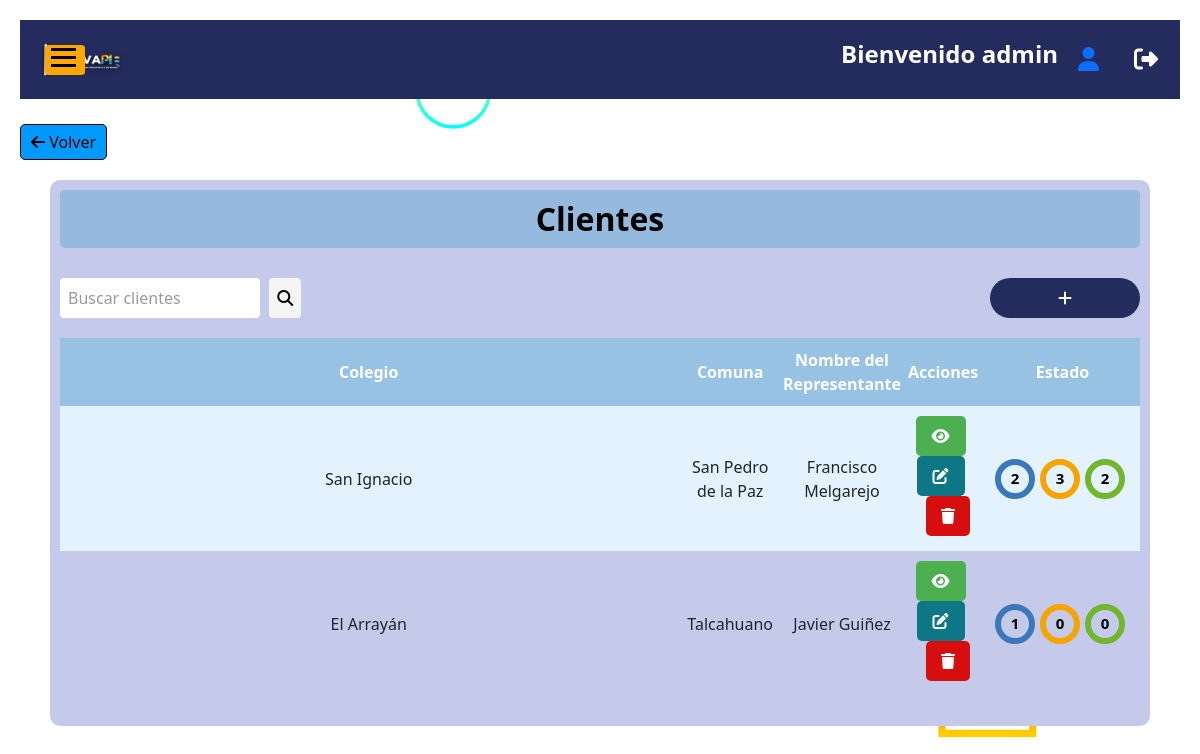
The app's page /cliente/ (signed in) with its own data.
### index/models.py (models this page shows, shortened)
class Cliente(models.Model):
    nombre = models.CharField(max_length=100)
    correo = models.EmailField()
    telefono = models.IntegerField()
    colegio = models.CharField(max_length=200)
    direccion = models.CharField(max_length=200)
    ciudad = models.CharField(max_length=200)
    comuna = models.CharField(max_length=200)
    tipo_colegio = models.CharField(max_length=200, null=True)
    cont_cotizacion = models.IntegerField(default=0)
    cont_ventaA = models.IntegerField(default=0)
    cont_ventaC = models.IntegerField(default=0)

### cliente/views.py (the view)
# urls.py: path('', views.listacliente, name="Lista Cliente"),
@login_required
@user_passes_test(lambda u: u.groups.filter(name='Administrador').exists())
def listacliente(request):
    clientes = Cliente.objects.all()
    data = {
        'cliente': clientes
    }
    return render(request, "cliente/listacliente.html", data)

### cliente/templates/cliente/listacliente.html (shortened to what this page needs)
{% extends "index/base.html" %}
{% load static %}
{% block content %}
<head>
    <link href="{% static 'index/css/styleslistacliente.css' %}" rel="stylesheet">
    <link href="{% static 'index/css/stylesbuscarcliente.css' %}" rel="stylesheet">
</head>
<body>
    <a class="back-button" href="{% url 'home'%}"><i class="fas fa-arrow-left"></i> Volver</a>
    <div class="contenidoreg">
        <h2 class="form-register">Clientes</h2>
        <div class="search-container">
            <div>
                <input id="search-bar" class="search-bar" type="text" placeholder="Buscar clientes" oninput="searchClients()">
                <button id="search-button" class="search-button"><i class="fas fa-search"></i></button>
            </div>
            <div class="center-button">
                <a class="botonagregar boton-agregar" href="{% url 'Registro Cliente' %}"><i class="fas fa-plus"></i></a>
            </div>
        </div>
        <table class="cliente-table">
            <tr class="cliente-header">
                <th class="cliente-column">Colegio</th>
                <th class="cliente-column">Comuna</th>
                <th class="cliente-column">Nombre del Representante</th>
                <th class="cliente-column">Acciones</th>
                <th class="cliente-column">Estado</th>
            </tr>
            {% for c in cliente %}
            <tr class="cliente-row">
                <td class="cliente-column">{{ c.colegio }}</td>
                <td class="cliente-column">{{ c.comuna }}</td>
                <td class="cliente-column">{{ c.nombre }}</td>
                <td class="cliente-column">
                    <a href="{% url 'seleccionar_cliente' cliente_id=c.id %}" class="accion-button seleccionar-button"><i class="fas fa-eye"></i></a>
                    <a href="{% url 'editar_cliente' c.id %}" class="accion-button editar-button"><i class="fas fa-edit"></i></a>
                    <a style="color: white; background-color: #d60e0e;" href="{% url 'eliminar_cliente' c.id %}" data-id="{{ c.id }}" id="eliminar-btn-{{ c.id }}" class="eliminar-button"><i class="fas fa-trash"></i></a>
                </td>
                <td class="cliente-column">
                    <div class="circulos">
                        <div class="circulo azul">{{c.cont_cotizacion}}</div>
                        <div class="circulo naranjo">{{c.cont_ventaA}}</div>
                        <div class="circulo verde">{{c.cont_ventaC}}</div>
                    </div>
            </tr>
            {% endfor %}
        </table>
</body>
{% endblock %}

### index/templates/index/base.html (shortened to what this page needs)
<!DOCTYPE html>
<html>
<head>
    {% load static %}
    <link rel="stylesheet" href="{% static 'index/css/bootstrap.min.css' %}">
    <link href="{% static 'index/css/styles.css' %}" rel="stylesheet">
</head>
<body>
    <div id="content" class="content">
        <header class="header">
            <div class="container">
                <div class="row align-items-center">
                    <div class="col-md-6">
                        <div class="logo">
                            <a title="InnovaPIE" href="{% url 'home' %}">
                                <img src="{% static 'index/img/main_logo.png' %}" alt="InnovaPIE" />
                            </a>
                        </div>
                    </div>
                    <div class="col-md-6">
                        <div class="header-info">
                            <h1 class="title">Bienvenido {{ user.username }}</h1>
                            <div class="user-icon">
                                <a href="{% url 'perfilusuario' %}" title="Perfil del usuario">
                                    <i class="fas fa-user"></i>
                                </a>
                            </div>
                            <div class="logout-icon">
                                <a href="{% url 'logout' %}" title="Cerrar sesión">
                                    <i class="fas fa-sign-out-alt"></i>
                                </a>
                            </div>
                        </div>
                    </div>
                </div>
            </div>
        </header>
        {% block content %}
        {% endblock %}
    </div>
    <button id="toggle-button" class="toggle-button" onclick="toggleNavbar()">
        <span></span>
        <span></span>
        <span></span>
    </button>
</body>
</html>

### index/static/index/css/styles.css (style rules this page uses)
.header { background-color: #242c5e; padding: 20px 0; }
.logo img { width: 100px; height: auto; }
.title { color: #fff; font-size: 24px; font-weight: bold; margin-bottom: 10px; }
body { overflow-x: hidden; }
.content { padding: 20px; transition: margin-left 0.3s ease; }
.toggle-button { position: fixed; top: 45px; left: 45px; z-index: 200; width: 40px; height: 30px; background-color: rgb(255, 166, 0);; border: none; border-radius: 10%; cursor: pointer; }
.toggle-button span { display: block; width: 25px; height: 3px; background-color: #000000; margin-bottom: 5px; transition: background-color 0.3s ease; }
.logout-icon { margin-left: 15px; font-size: 24px; }
.logout-icon a { color: #fff; }

### index/static/index/css/styleslistacliente.css (style rules this page uses)
body { background-color: linear-gradient(to right, #ffffff, #aaabb1 ,#b6b7c4); background-attachment: fixed; background-size: cover; padding-bottom: 50px; }
.contenidoreg { max-width: 2000px; width: 1600px; margin: 20px auto; background-color: #c5caeb; border-radius: 10px; padding: 20px; }
.form-register { text-align: center; color: #020101; background-color: #95badd; padding: 10px; font-weight: bold; border-radius: 5px; margin-bottom: 20px; }
.cliente-table { width: 100%; border-collapse: collapse; margin-bottom: 20px; }
.cliente-header { background-color: #98c2e4; color: #fff; }
.cliente-column { padding: 10px; }
.cliente-row:nth-child(even) { background-color: #e3f2fd; }
.botonagregar { background-color: #242c5e; color: #fff; padding: 8px 16px; border-radius: 5px; text-decoration: none; }
.eliminar-button { background-color: #a7c2a8; color: #070505; padding: 8px 15px; border: none; border-radius: 5px; cursor: pointer; margin-right: 5px; margin-left: 15px; margin-bottom: 5px; display: inline-block; width: auto; height: auto; }
.accion-button { background-color: #4caf50; color: #fff; padding: 8px 16px; border: none; border-radius: 5px; cursor: pointer; margin-right: 5px; display: inline-block; }
.editar-button { background-color: #0d7785; }
.eliminar-button { background-color: #ff0000; }
.back-button { display: inline-block; margin-right: 10px; padding: 5px 10px; background-color: #0099ff; color: #000000; border: 1px solid #000000; border-radius: 5px; text-decoration: none; font-size: 16px; transition: background-color 0.3s ease; margin-top: 25px; }
.circulos { display: flex; }
.circulo { width: 40px; height: 40px; border-radius: 50%; margin-right: 5px; display: flex; align-items: center; justify-content: center; font-weight: bold; border: 6px solid transparent; font-size: 15px; overflow: hidden; text-overflow: ellipsis; white-space: nowrap; }
.azul { border-color: #3C78B9; color: black; }
.verde { border-color: #72B62F; color: black; }
.naranjo { border-color: #F6A400; color: black; }
@media (max-width: 1200px) { .cliente-column { width: 1000px; width: 100%; text-align: center; } }
@media (max-width: 1200px) { .cliente-header th { width: 1000px; text-align: center; padding: 10px 0; } }
@media (max-width: 1200px) { .botonagregar { display: block; margin: 10px auto; width: 150px; text-align: center; border-radius: 50px; } }
@media (max-width: 1200px) { .contenidoreg { padding: 10px; width: 1100px; overflow-x: auto; } }
@media (max-width: 1200px) { .cliente-table { width: 100%; border-collapse: collapse; } }

### index/static/index/css/stylesbuscarcliente.css (style rules this page uses)
.search-container { margin-top: 20px; display: flex; align-items: center; }
#search-bar { padding: 8px; border: none; border-radius: 4px; margin-right: 5px; width: 200px; }
.search-button { background-color: #f5f5f5; border: none; padding: 8px; cursor: pointer; transition: background-color 0.3s; border-radius: 4px; }
.search-container input::placeholder { color: #999; }

### index/templates/index/base.html (style rules this page uses)
.header-info { display: flex; align-items: center; justify-content: flex-end; gap: 20px; }
.user-icon { font-size: 24px; }

### cliente/templates/cliente/listacliente.html (style rules this page uses)
.search-container { display: flex; align-items: center; justify-content: space-between; margin-bottom: 10px; }
.search-bar { margin-right: 10px; }
.center-button { display: flex; align-items: center; }
.accion-button { display: inline-block; margin-right: 5px; }
.back-button { display: inline-block; margin-right: 10px; padding: 5px 10px; background-color: #0099ff; color: #000000; border: 1px solid #000000; border-radius: 5px; text-decoration: none; font-size: 16px; transition: background-color 0.3s ease; margin-top: 25px; }

### records on screen
Cliente: colegio "San Ignacio", comuna "San Pedro de la Paz", nombre "Francisco Melgarejo", cont_cotizacion "2", cont_ventaA "3", cont_ventaC "2"
Cliente: colegio "El Arrayán", comuna "Talcahuano", nombre "Javier Guiñez", cont_cotizacion "1", cont_ventaA "0", cont_ventaC "0"

### other values on screen
{{ user.username }} "admin"
